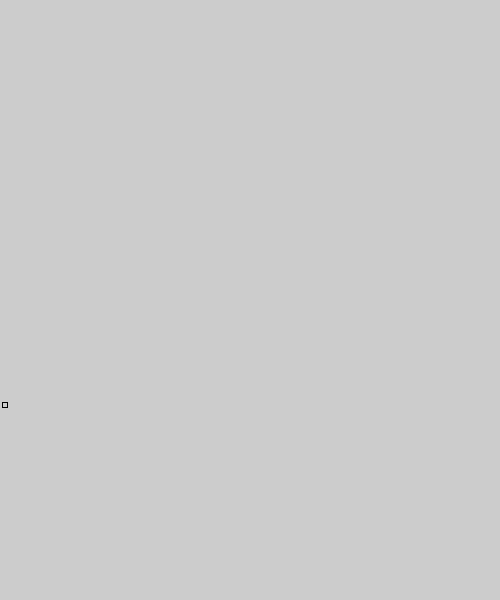
Frame 1 (no input)
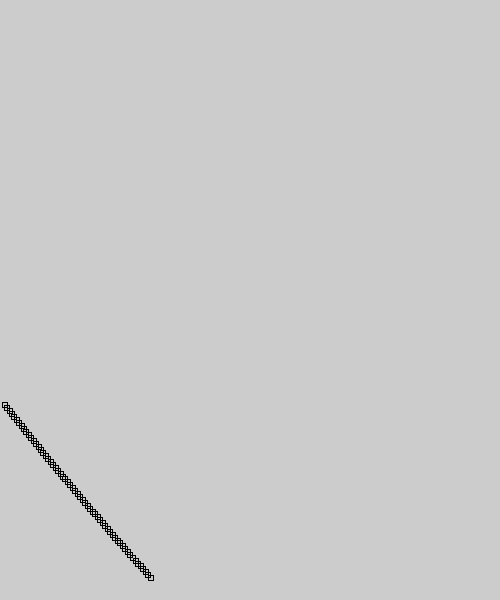
Frame 60 (the mouse pressed at the canvas centre just before this capture)
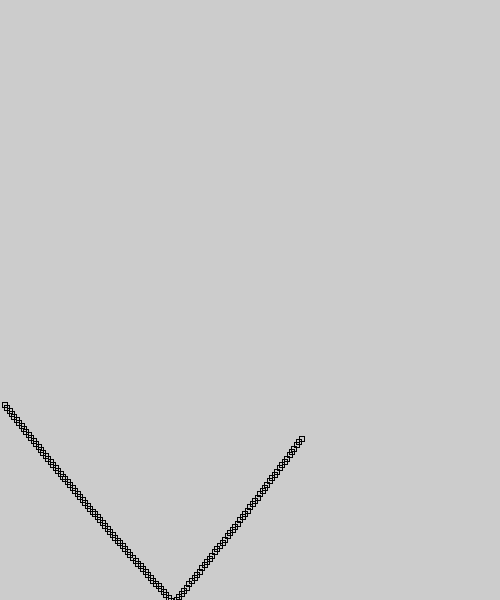
Frame 120 (the mouse held since frame 60 and released just before this capture)

The Processing sketch that drew these frames (run headless with seeded random() and noise(); from frame 60 on, the mouse is pressed at the canvas centre):

// Processing sketch: processing_43754
// ── processing_43754.pde

float x = 0;
float y = 400;
float xspeed = 2;
float yspeed = 3;
float r = 32+.2*y;
    
void setup() {
  size (500 ,600);
  frameRate(30);
}
     
void draw(){
      
  x = x + -.01+xspeed+(.00099*y)-(.01*( cos(y)));
  y = y + -.01+yspeed-(.00091*x)+(.01*(cos(x)));
      
  if ((x > width) || (x < 01 )) {
    xspeed = -xspeed;
  }
    
xspeed = Y*xspeed;
        
    if (( y > height) || (y < 1)) {
      yspeed = - yspeed ;
    }
        
    strokeWeight(1);
    stroke(1);
    noFill();
    //fill(20*r+(y+2), x*1, y*1);
    rect (x,y,5, 5);
        
}
       
       
   
void keyPressed() {
  save("japey.tiff");
}
 



                
                
